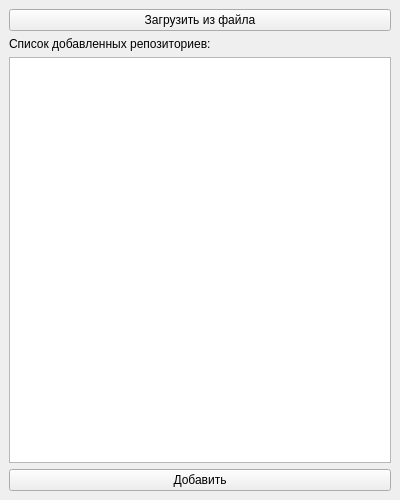
<?xml version="1.0" encoding="UTF-8"?>
<ui version="4.0">
 <class>MainWindow</class>
 <widget class="QMainWindow" name="MainWindow">
  <property name="geometry">
   <rect>
    <x>0</x>
    <y>0</y>
    <width>400</width>
    <height>500</height>
   </rect>
  </property>
  <property name="windowTitle">
   <string>Jenkins Automator</string>
  </property>
  <widget class="QWidget" name="centralWidget">
   <layout class="QHBoxLayout" name="horizontalLayout">
    <item>
     <layout class="QVBoxLayout" name="vLayoutRight">
      <item>
       <widget class="QPushButton" name="btnLoad">
        <property name="text">
         <string>Загрузить из файла</string>
        </property>
       </widget>
      </item>
      <item>
       <widget class="QLabel" name="lblAddedRepo">
        <property name="text">
         <string>Список добавленных репозиториев:</string>
        </property>
       </widget>
      </item>
      <item>
       <widget class="QListView" name="lstRepo"/>
      </item>
      <item>
       <widget class="QPushButton" name="btnAdd">
        <property name="text">
         <string>Добавить</string>
        </property>
       </widget>
      </item>
     </layout>
    </item>
   </layout>
  </widget>
 </widget>
 <resources/>
 <connections/>
</ui>
